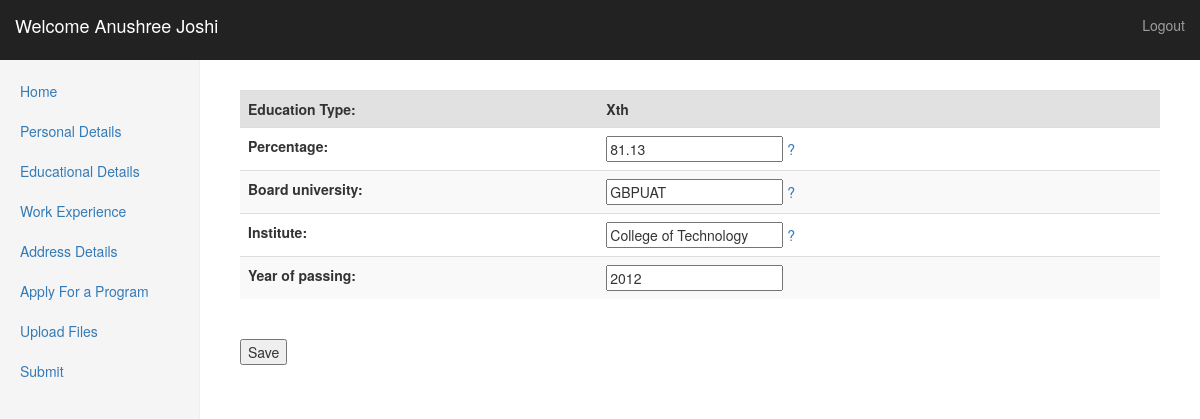
/candidate_academic_details/1/MT2015020/ (signed in), run on an earlier commit of the app's database.
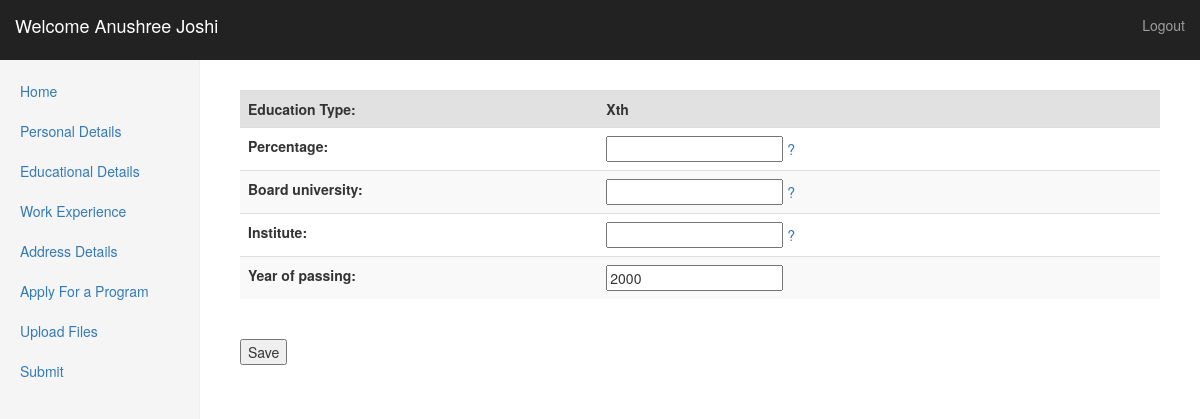
And on a later commit of the database.
### staffmodule/models.py (models this page shows)
class EducationDetails(models.Model):
    EDUCATION_CHOICES = (
        (1, 'Xth'),
        (2, 'XIIth'),
        (3, 'Graduation')
    )
    education_id=models.AutoField(primary_key=True)
    roll_number=models.CharField(max_length=32)
    education_type=models.IntegerField(choices=EDUCATION_CHOICES, default=1)
    percentage=models.DecimalField(max_digits=4,decimal_places=2,help_text="Upto two decimal places (like 74.20)")
    board_university=models.CharField(max_length=32,help_text="Name of university or board")
    institute=models.CharField(max_length=32,help_text="Name of the institute")
    year_of_passing=models.IntegerField(default=2000)

### candidateModule/views.py (the view, shortened to what this page needs)
# urls.py: url(r'^candidate_academic_details/(?P<id>1)/(?P<roll_number>[A-Za-z0-9]+)/$','candidateModule.views.stdEducationDetailsView',name='xthDetails'),
def stdEducationDetailsView(request, id, roll_number):
    result=validateSession(request)
    if result is "Invalid":
        return HttpResponsePermanentRedirect("/login/")
    type=int(id)
    stdEntry=EducationRef.objects.get(education_id=type)
    std=stdEntry.education_desc
    title = std+" Details"
    entry = EducationDetails.objects.filter(roll_number=roll_number,education_type=type)
    if entry :
        for ed in entry:
            ty      = ed.education_type
            pe      = ed.percentage
            bo      = ed.board_university
            ins      = ed.institute
            yp      = ed.year_of_passing
        edForm = EducationalDetailForm(request.POST or None,initial={
            "education_type"   : ty,
            "percentage"      : pe,
            "board_university"           : bo,
            "institute"       : ins,
            "year_of_passing" : yp
        })
    else :
        edForm = EducationalDetailForm(request.POST or None, initial={
            "education_type"   : std,
        })
    context = {
        "std" : std,
        "roll_number" : roll_number,
        "title" : title,
        "edForm" : edForm,
        "form_template":form_template,
    }
    return render(request, "candidate_std_details.html",context)

### candidateModule/forms.py
class EducationalDetailForm (forms.ModelForm):
	class Meta:
		model = EducationDetails
		fields = [#"education_type",
			"percentage",
			"board_university",
			"institute",
			"year_of_passing"
		]
	def clean_percentage(self):
		percentage = self.cleaned_data.get('percentage')
		if (percentage < 0 or percentage >100):
			raise forms.ValidationError("Please correct the percentage (0-100 is the valid range)")
		return percentage

### candidateModule/views.py (called while the page is built)
def validateSession(request):
    stringName="User"
    userString="User"
    try:
        temp=request.session['role']
        stringName=str(temp)
        print "String name is"
        print stringName
        if stringName == userString:
            print "Valid"
            return "Valid"
        else:
            print "Invalid"
            return "Invalid"
    except:
            print "Error"
            return "Invalid"

### templates/candidate_std_details.html (shortened to what this page needs)
<!DOCTYPE html>
{% load static %}
{% block content %}
<div class="table-responsive">
    <br>
    <form method="POST" action=''>{% csrf_token %}
        <table class="table table-striped">
            <tr>
                <th bgcolor="#e1e1e1">Education Type:</th>
                <td bgcolor="#e1e1e1"><b>{{std}}</b></td>
            </tr>
            {% for field in edForm %}
            {%ifnotequal field.label 'hidden'%}
            <tr>
                <th>{{ field.label_tag }}</th>
                <td>
                    {{ field }}
                    {%if field.help_text %}
                    <a href="#" data-toggle="tooltip" data-placement="right" title="{{ field.help_text}}">?</a>
                    {%endif%}
                </td>
            </tr>
            {%endifnotequal%}
            {%endfor%}
        </table>
        <input type = 'submit' value = 'Save'>
    </form>
</div>
</html>
{%endblock%}

What changed in the data, as far as the page shows it:
removed EducationDetails: edForm "81.13" "GBPUAT" "College of Technology" "2012"
Also different on the page:
new list line: "2000"
